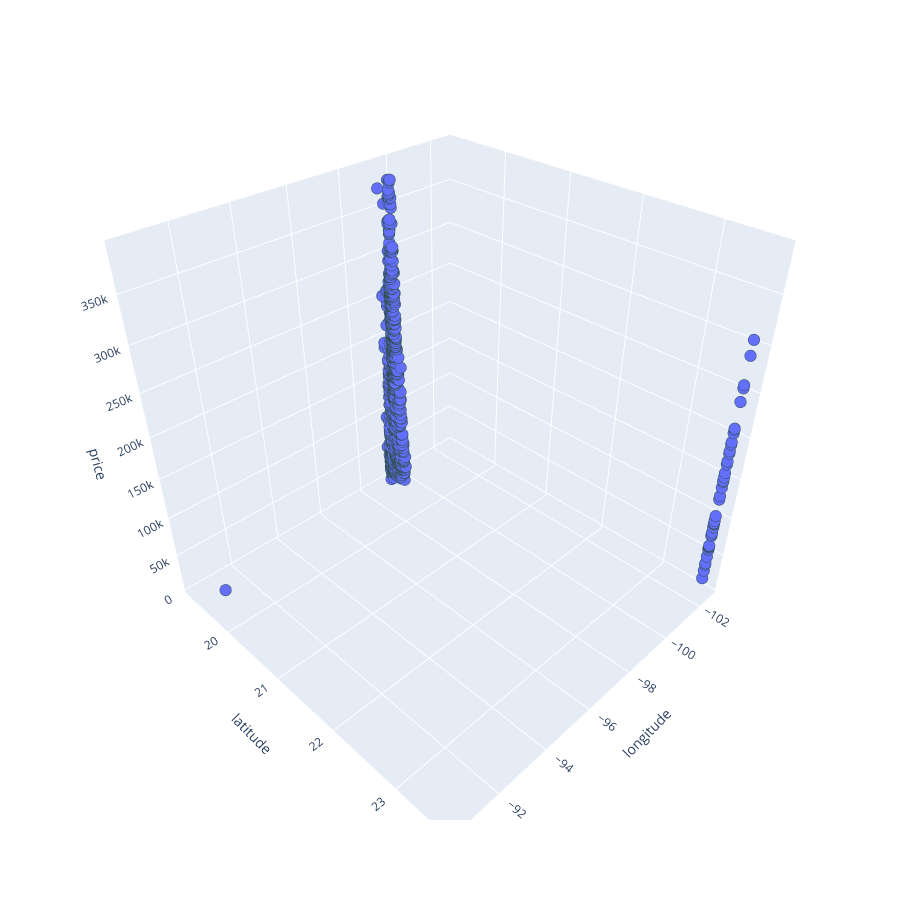

Notebook cell for this chart:
### Markdown cell above
to create a 3D scatter plot [install nbformat for this to work]

### Code cell
fig = px.scatter_3d(
    df,
    x = 'lon',
    y = 'lat',
    z = 'price_aprox_usd',
    labels = {'lon': "longitude", 'lat':'latitude','price_aprox_usd':'price'},
    width = 900,
    height= 900
)

fig.update_traces(
    marker = {'size':4, 'line': {'width': 2,'color': 'DarkSlateGrey'}},
    selector= {'mode':'markers'},
)

fig.show()

### Figure 1 — Plotly figure (JSON) as saved in the notebook; plotly's stock layout.template omitted (floating-point values rounded to 4 significant figures; data arrays with more than 128 entries replaced by an {"elided": "..."} marker saying what was removed)
{"data": [{"hovertemplate": "longitude=%{x}<br>latitude=%{y}<br>price=%{z}<extra></extra>", "legendgroup": "", "marker": {"color": "#636efa", "line": {"color": "DarkSlateGrey", "width": 2}, "size": 4, "symbol": "circle"}, "mode": "markers", "name": "", "scene": "scene", "showlegend": false, "type": "scatter3d", "x": {"elided": "3756 float values"}, "y": {"elided": "3756 float values"}, "z": {"elided": "3756 float values"}}], "layout": {"height": 900, "legend": {"tracegroupgap": 0}, "margin": {"t": 60}, "scene": {"domain": {"x": [0, 1], "y": [0, 1]}, "xaxis": {"title": {"text": "longitude"}}, "yaxis": {"title": {"text": "latitude"}}, "zaxis": {"title": {"text": "price"}}}, "width": 900}}
